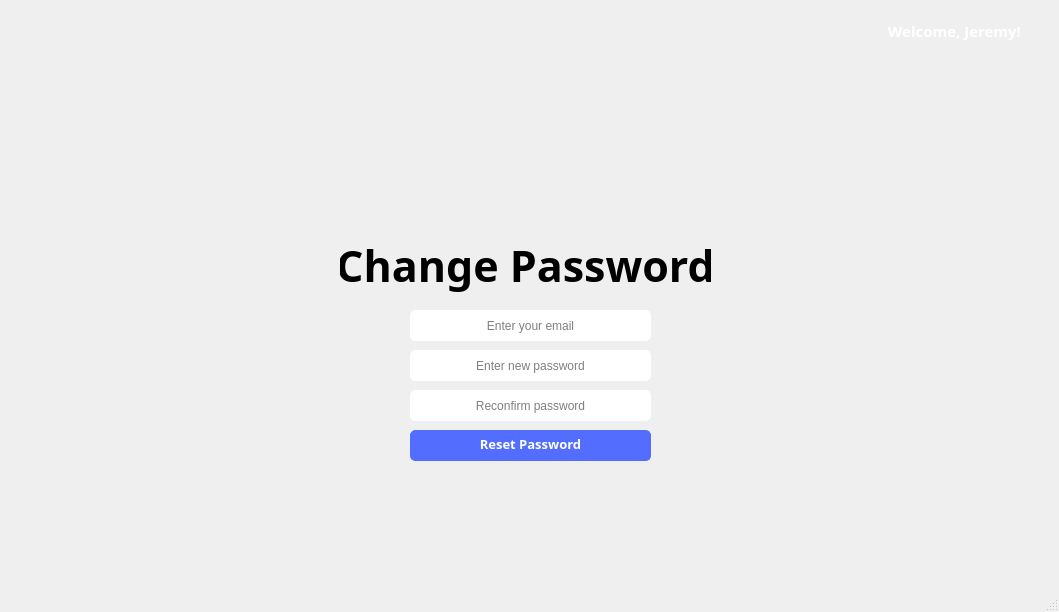
<?xml version="1.0" encoding="UTF-8"?>
<ui version="4.0">
 <class>MainWindow</class>
 <widget class="QMainWindow" name="MainWindow">
  <property name="geometry">
   <rect>
    <x>0</x>
    <y>0</y>
    <width>1059</width>
    <height>612</height>
   </rect>
  </property>
  <property name="windowTitle">
   <string>MainWindow</string>
  </property>
  <property name="styleSheet">
   <string notr="true"/>
  </property>
  <widget class="QWidget" name="centralwidget">
   <widget class="QPushButton" name="resetPasswordBtn">
    <property name="geometry">
     <rect>
      <x>410</x>
      <y>430</y>
      <width>241</width>
      <height>31</height>
     </rect>
    </property>
    <property name="sizePolicy">
     <sizepolicy hsizetype="Minimum" vsizetype="Fixed">
      <horstretch>0</horstretch>
      <verstretch>0</verstretch>
     </sizepolicy>
    </property>
    <property name="font">
     <font>
      <family>Raleway</family>
      <pointsize>10</pointsize>
      <weight>75</weight>
      <bold>true</bold>
     </font>
    </property>
    <property name="styleSheet">
     <string notr="true">border-radius: 5px;
border: 1px solid #536DFE;
color: white;
background-color: #536DFE;
text-align: center;
padding-bottom: 4px;</string>
    </property>
    <property name="text">
     <string>Reset Password</string>
    </property>
   </widget>
   <widget class="QLineEdit" name="login_newPassword">
    <property name="geometry">
     <rect>
      <x>410</x>
      <y>350</y>
      <width>241</width>
      <height>31</height>
     </rect>
    </property>
    <property name="styleSheet">
     <string notr="true">border-radius: 5px;
border: 1px solid white;</string>
    </property>
    <property name="alignment">
     <set>Qt::AlignCenter</set>
    </property>
    <property name="placeholderText">
     <string>Enter new password</string>
    </property>
   </widget>
   <widget class="QLabel" name="label_3">
    <property name="geometry">
     <rect>
      <x>340</x>
      <y>230</y>
      <width>371</width>
      <height>71</height>
     </rect>
    </property>
    <property name="font">
     <font>
      <family>Raleway</family>
      <pointsize>32</pointsize>
      <weight>75</weight>
      <italic>false</italic>
      <bold>true</bold>
     </font>
    </property>
    <property name="text">
     <string>Change Password</string>
    </property>
    <property name="alignment">
     <set>Qt::AlignCenter</set>
    </property>
   </widget>
   <widget class="QLabel" name="home_heroImage">
    <property name="geometry">
     <rect>
      <x>0</x>
      <y>0</y>
      <width>1061</width>
      <height>600</height>
     </rect>
    </property>
    <property name="styleSheet">
     <string notr="true">
background-image: url(:/Assets/assets/ForgetPassword.png);</string>
    </property>
    <property name="text">
     <string/>
    </property>
   </widget>
   <widget class="QLineEdit" name="login_newConfirmPassword">
    <property name="geometry">
     <rect>
      <x>410</x>
      <y>390</y>
      <width>241</width>
      <height>31</height>
     </rect>
    </property>
    <property name="styleSheet">
     <string notr="true">border-radius: 5px;
border: 1px solid white;</string>
    </property>
    <property name="alignment">
     <set>Qt::AlignCenter</set>
    </property>
    <property name="placeholderText">
     <string>Reconfirm password</string>
    </property>
   </widget>
   <widget class="QLabel" name="welcomeTitle">
    <property name="geometry">
     <rect>
      <x>800</x>
      <y>10</y>
      <width>221</width>
      <height>41</height>
     </rect>
    </property>
    <property name="font">
     <font>
      <family>Raleway</family>
      <pointsize>11</pointsize>
      <weight>75</weight>
      <bold>true</bold>
     </font>
    </property>
    <property name="styleSheet">
     <string notr="true">border-radius: 5px;
background-color: transparent;
color:white;</string>
    </property>
    <property name="text">
     <string>Welcome, Jeremy!</string>
    </property>
    <property name="alignment">
     <set>Qt::AlignRight|Qt::AlignTrailing|Qt::AlignVCenter</set>
    </property>
   </widget>
   <widget class="QLineEdit" name="login_userid">
    <property name="geometry">
     <rect>
      <x>410</x>
      <y>310</y>
      <width>241</width>
      <height>31</height>
     </rect>
    </property>
    <property name="styleSheet">
     <string notr="true">border-radius: 5px;
border: 1px solid white;</string>
    </property>
    <property name="alignment">
     <set>Qt::AlignCenter</set>
    </property>
    <property name="placeholderText">
     <string>Enter your email</string>
    </property>
   </widget>
   <zorder>home_heroImage</zorder>
   <zorder>resetPasswordBtn</zorder>
   <zorder>login_newPassword</zorder>
   <zorder>label_3</zorder>
   <zorder>login_newConfirmPassword</zorder>
   <zorder>welcomeTitle</zorder>
   <zorder>login_userid</zorder>
  </widget>
  <widget class="QStatusBar" name="statusbar"/>
 </widget>
 <resources>
  <include location="background_image.qrc"/>
 </resources>
 <connections/>
</ui>
